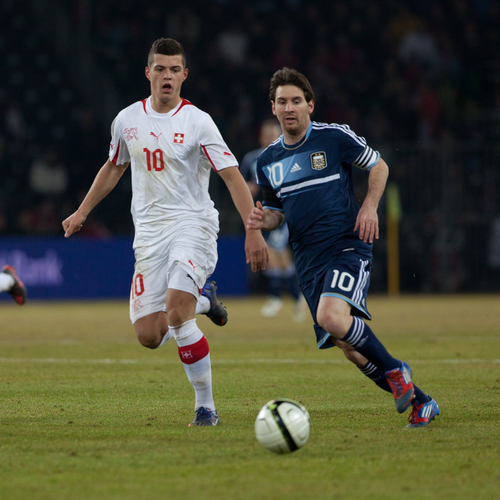
#> input picture images/messi.png, 500 x 500 px
$ python imageslicing.py
#> lines starting #> are read from the running program, lines starting #| are printed output that depends on the picture
# -*- coding: utf-8 -*-
"""
Created on Fri Nov 29 18:33:40 2019

@author: rdayala
"""

# this program, we try to display different parts of an image
# Using NumPy array slicing to break down the image into different parts
import numpy as np
import cv2

image = cv2.imread("images/messi.png");
#> image is the input picture: shape (500, 500, 3); mean B, G, R 58.7, 75.7, 74.3

cv2.imshow("Original", image)
cv2.waitKey(0)

# images are just NumPy arrays. The top-left pixel can be found at (0, 0)
(b, g, r) = image[0, 0]
#> b = 20; g = 14; r = 9
print("Pixel at (0, 0) - Red: {r}, Green: {g}, Blue: {b}".format(r=r, g=g, b=b))
#| Pixel at (0, 0) - Red: 9, Green: 14, Blue: 20

(h, w) = image.shape[:2]
#> h = 500; w = 500

# compute center of the image
(cX, cY) = (w // 2, h // 2)
#> cX = 250; cY = 250

# top left corner of an image
tl = image[0:cY, 0:cX]

# top right of the image
tr = image[0:cY, cX:w]
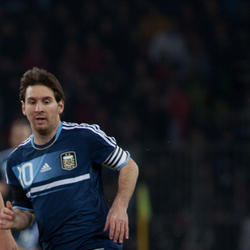
#> tr: shape (250, 250, 3); mean B, G, R 36.9, 31.5, 29.5

# bottom left of the image
bl = image[cY:h, 0:cX]

# bottom right corner of the image
br = image[cY:h, cX:w]
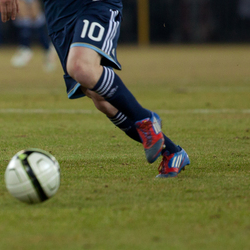
#> br: shape (250, 250, 3); mean B, G, R 57.7, 98.1, 97.4

cv2.imshow("Top left", tl)
cv2.imshow("Top right", tr)
cv2.imshow("Bottom left", bl)
cv2.imshow("Bottom right", br)

cv2.waitKey(0)

# top of the image
top_image = image[0:cY]
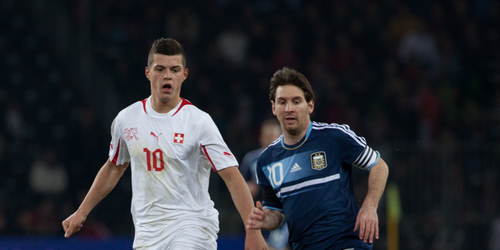
#> top_image: shape (250, 500, 3); mean B, G, R 51.5, 46.1, 44.5

# bottom of the image
bottom_image = image[cY:h]
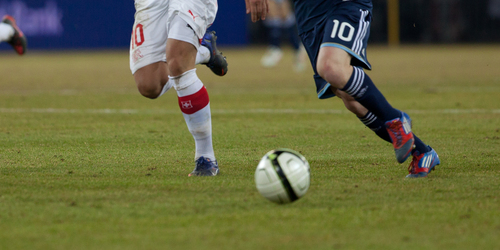
#> bottom_image: shape (250, 500, 3); mean B, G, R 65.9, 105.2, 104

cv2.imshow("Top image", top_image)
cv2.imshow("Bottom image", bottom_image)
cv2.waitKey(0)

# left of the image
left = image[:, 0:cX]
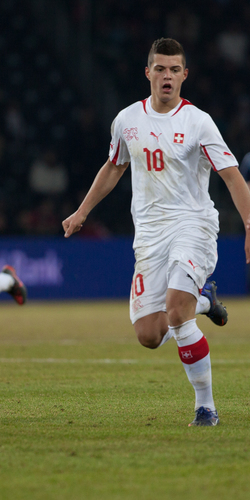
#> left: shape (500, 250, 3); mean B, G, R 70.1, 86.5, 85.1

#right of the image
right = image[:, cX:w]
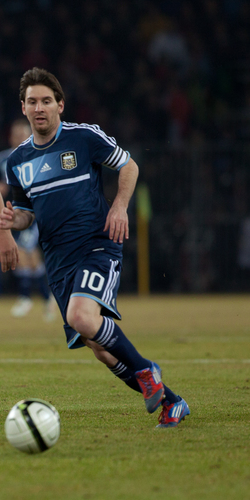
#> right: shape (500, 250, 3); mean B, G, R 47.3, 64.8, 63.4

cv2.imshow("Left", left)
cv2.imshow("Right", right)
cv2.waitKey(0)

# copy an image using numpy
copy_image = np.copy(image)
cv2.imshow("Copy image", copy_image)
cv2.waitKey(0)

# change color of the top left of the image
copy_image[0:cY, 0:cX] = (0, 255, 0)
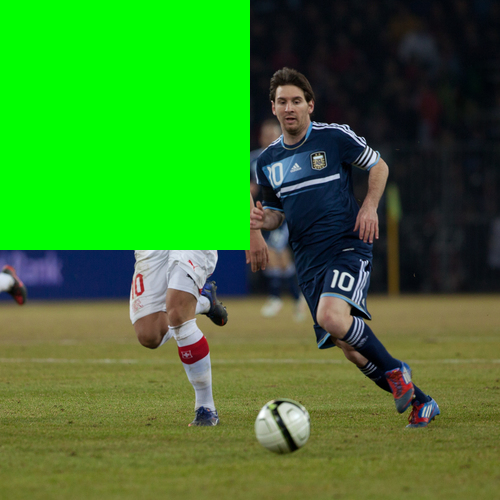
#> copy_image: shape (500, 500, 3); mean B, G, R 42.1, 124.2, 59.4
cv2.imshow("Updated image", copy_image)
cv2.waitKey(0)

cv2.destroyAllWindows()

$ run again, with images/beach.png copied over images/messi.png
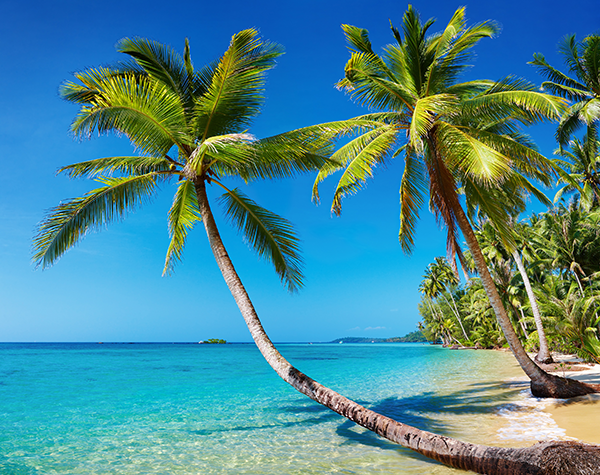
#> input picture images/beach.png, 600 x 475 px
#> image is the input picture: shape (475, 600, 3); mean B, G, R 148.4, 136.5, 73.3
#> b = 173; g = 85; r = 16
#| Pixel at (0, 0) - Red: 16, Green: 85, Blue: 173
#> `right = image[:, cX:w]`:
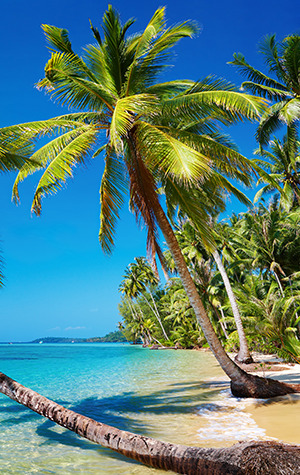
#> right: shape (475, 300, 3); mean B, G, R 126.7, 128.1, 84.9
#> `copy_image[0:cY, 0:cX] = (0, 255, 0)`:
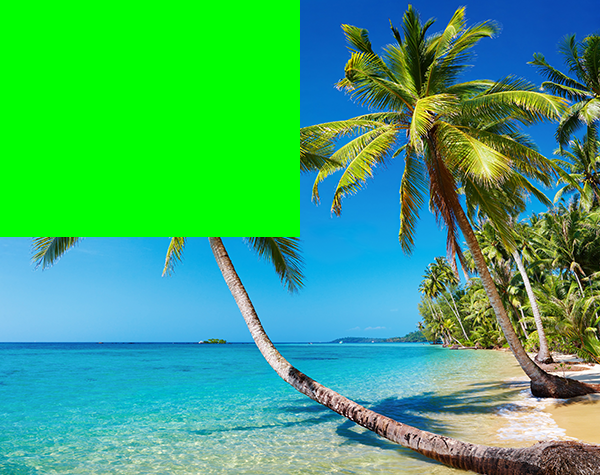
#> copy_image: shape (475, 600, 3); mean B, G, R 113.6, 171.7, 61

$ run again, with images/horseshoe_bend.png copied over images/messi.png
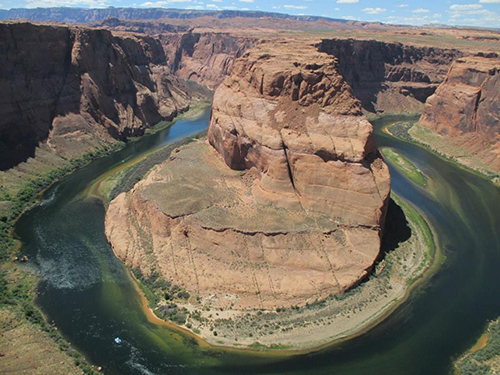
#> input picture images/horseshoe_bend.png, 500 x 375 px
#> image is the input picture: shape (375, 500, 3); mean B, G, R 94.8, 106.7, 114
#> b = 225; g = 198; r = 161
#| Pixel at (0, 0) - Red: 161, Green: 198, Blue: 225
#> `right = image[:, cX:w]`:
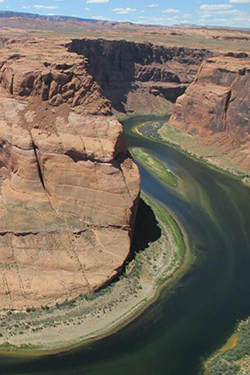
#> right: shape (375, 250, 3); mean B, G, R 99, 112.7, 123
#> `copy_image[0:cY, 0:cX] = (0, 255, 0)`:
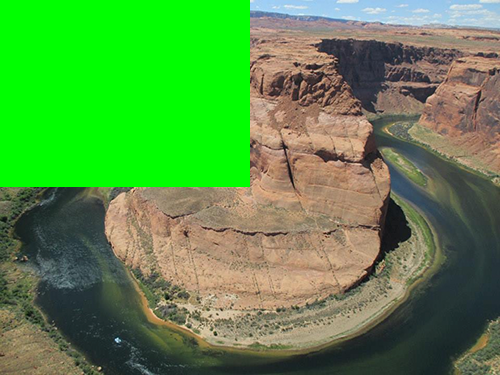
#> copy_image: shape (375, 500, 3); mean B, G, R 70.4, 145.8, 88.4
